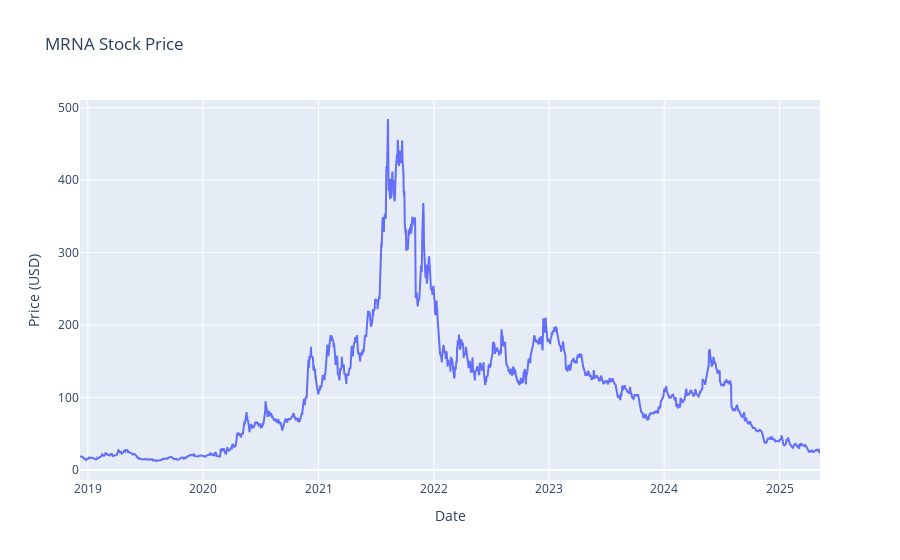

Notebook code cell kept with this figure:
### Markdown cell above
### Example 1: Single Stock Analysis

Prompt: How has MRNA's stock performed since their COVID vaccine approval?

### Code cell
# Example 1: Single Stock Analysis
from AppFiles.script import answer_user_query
import plotly.io as pio

result = answer_user_query("How has Moderna's stock performed since their COVID vaccine approval?")
print(result['text'])
pio.show(result["chart_figure"])

### Figure 1 — Plotly figure (JSON) as saved in the notebook; plotly's stock layout.template omitted (floating-point values rounded to 4 significant figures; data arrays with more than 128 entries replaced by an {"elided": "..."} marker saying what was removed)
{"data": [{"mode": "lines", "name": "Close Price", "type": "scatter", "x": {"elided": "1614 str values"}, "y": {"elided": "1614 float values"}}], "layout": {"title": {"text": "MRNA Stock Price"}, "xaxis": {"title": {"text": "Date"}}, "yaxis": {"title": {"text": "Price (USD)"}}}}
